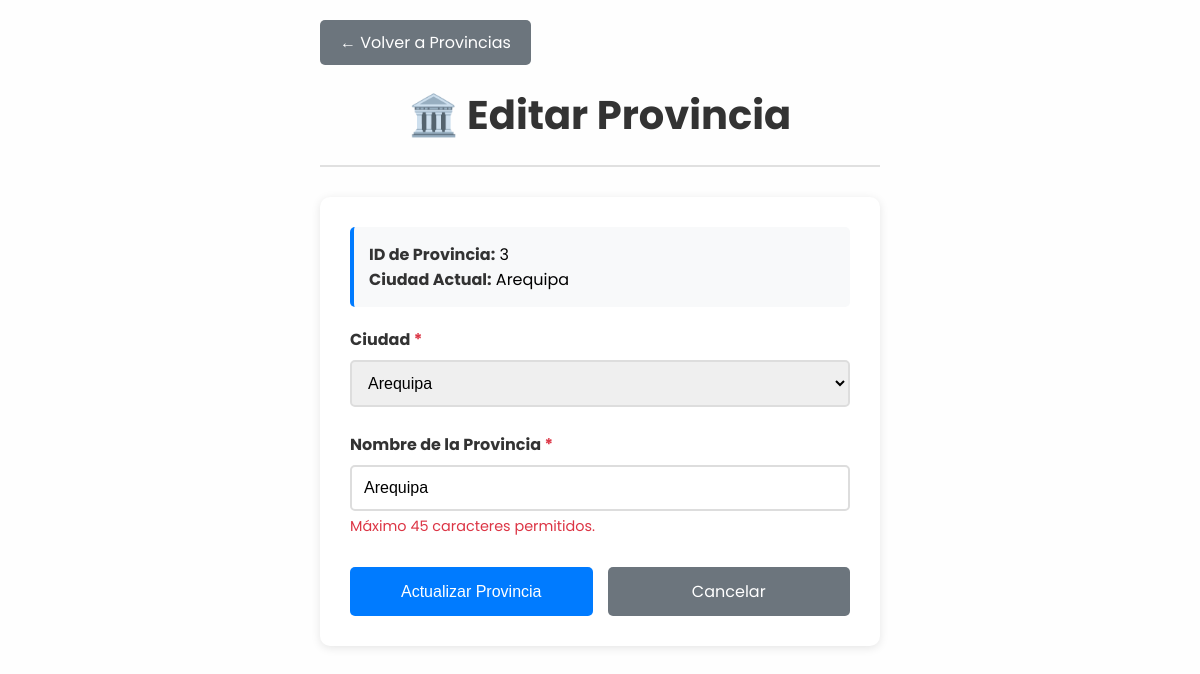
Page /admin/provincias/editar.php?id=3 (signed in) on the committed database.
### tables this page shows
CREATE TABLE IF NOT EXISTS `provincia` (
  `ID_PROVINCIA` INT NOT NULL AUTO_INCREMENT,
  `NOMBRE` VARCHAR(45) NOT NULL,
  `ID_CIUDAD` INT NOT NULL,
  PRIMARY KEY (`ID_PROVINCIA`),
  INDEX `fk_provincia_ciudad_idx` (`ID_CIUDAD` ASC),
  CONSTRAINT `fk_provincia_ciudad`
    FOREIGN KEY (`ID_CIUDAD`)
    REFERENCES `ciudad` (`ID_CIUDAD`)
    ON DELETE NO ACTION
    ON UPDATE NO ACTION);

CREATE TABLE IF NOT EXISTS `ciudad` (
  `ID_CIUDAD` INT NOT NULL AUTO_INCREMENT,
  `NOMBRE` VARCHAR(45) NOT NULL,
  PRIMARY KEY (`ID_CIUDAD`),
  UNIQUE INDEX `NOMBRE_UNIQUE` (`NOMBRE` ASC));

### admin/provincias/editar.php (the view, shortened to what this page needs)
<?php
$conexion = getConnection();
$error = '';
$id_provincia = $_GET['id'];
$get_query = "SELECT p.*, c.NOMBRE as CIUDAD_NOMBRE
              FROM provincia p
              INNER JOIN ciudad c ON p.ID_CIUDAD = c.ID_CIUDAD
              WHERE p.ID_PROVINCIA = ?";
$get_stmt = $conexion->prepare($get_query);
$get_stmt->bind_param("i", $id_provincia);
$get_stmt->execute();
$result = $get_stmt->get_result();
$provincia = $result->fetch_assoc();
$ciudades_query = "SELECT ID_CIUDAD, NOMBRE FROM ciudad ORDER BY NOMBRE";
$ciudades_result = $conexion->query($ciudades_query);
?>
<!DOCTYPE html>
<html lang="es">
<head>
    <link rel="stylesheet" href="../../style.css">
</head>
<body>
    <div class="admin-container">
        <a href="index.php" class="volver-btn">← Volver a Provincias</a>
        <div class="admin-header">
            <h1 class="admin-title">🏛️ Editar Provincia</h1>
        </div>
        <div class="form-container">
            <div class="provincia-info">
                <strong>ID de Provincia:</strong> <?php echo $provincia['ID_PROVINCIA']; ?><br>
                <strong>Ciudad Actual:</strong> <?php echo htmlspecialchars($provincia['CIUDAD_NOMBRE']); ?>
            </div>
            <form method="POST" action="">
                <div class="form-group">
                    <label for="id_ciudad" class="form-label">
                        Ciudad <span class="required">*</span>
                    </label>
                    <select id="id_ciudad"
                            name="id_ciudad"
                            class="form-select <?php echo $error && empty($_POST['id_ciudad']) ? 'error' : ''; ?>"
                            required>
                        <?php
                        $ciudades_result->data_seek(0);
                        while ($ciudad = $ciudades_result->fetch_assoc()):
                        ?>
                            <option value="<?php echo $ciudad['ID_CIUDAD']; ?>"
                                    <?php echo (isset($_POST['id_ciudad']) ? $_POST['id_ciudad'] : $provincia['ID_CIUDAD']) == $ciudad['ID_CIUDAD'] ? 'selected' : ''; ?>>
                                <?php echo htmlspecialchars($ciudad['NOMBRE']); ?>
                            </option>
                        <?php endwhile; ?>
                    </select>
                </div>
                <div class="form-group">
                    <label for="nombre" class="form-label">
                        Nombre de la Provincia <span class="required">*</span>
                    </label>
                    <input type="text"
                           id="nombre"
                           name="nombre"
                           class="form-input <?php echo $error ? 'error' : ''; ?>"
                           value="<?php echo isset($_POST['nombre']) ? htmlspecialchars($_POST['nombre']) : htmlspecialchars($provincia['NOMBRE']); ?>"
                           placeholder="Ej: Lima, Callao, Arequipa"
                           maxlength="45"
                           required>
                    <div class="error-message">
                        Máximo 45 caracteres permitidos.
                    </div>
                </div>
                <div class="form-buttons">
                    <button type="submit" class="btn-primary">Actualizar Provincia</button>
                    <a href="index.php" class="btn-secondary">Cancelar</a>
                </div>
            </form>
        </div>
    </div>
</body>
</html>

### style.css (style rules this page uses)
* { margin: 0; padding: 0; box-sizing: border-box; text-decoration: none; list-style: none; }
html { scroll-behavior: smooth; }
body { font-family: 'poppins', sans-serif; background-color: #fefefe; }
input { width: 450px; padding: 15px; border: 0; outline: none; margin-right: 10px; }

### admin/provincias/editar.php (style rules this page uses)
.admin-container { max-width: 600px; margin: 0 auto; padding: 20px; }
.admin-header { text-align: center; margin-bottom: 30px; padding-bottom: 20px; border-bottom: 2px solid #e0e0e0; }
.admin-title { font-size: 2.5em; color: #333; margin: 0; }
.form-container { background: white; padding: 30px; border-radius: 10px; box-shadow: 0 2px 10px rgba(0,0,0,0.1); }
.form-group { margin-bottom: 25px; }
.form-label { display: block; margin-bottom: 8px; font-weight: bold; color: #333; }
.form-input, .form-select { width: 100%; padding: 12px; border: 2px solid #ddd; border-radius: 5px; font-size: 16px; transition: border-color 0.3s; box-sizing: border-box; }
.error-message { color: #dc3545; font-size: 0.9em; margin-top: 5px; }
.form-buttons { display: flex; gap: 15px; margin-top: 30px; }
.btn-primary { background: #007bff; color: white; padding: 12px 30px; border: none; border-radius: 5px; font-size: 16px; cursor: pointer; flex: 1; transition: background 0.3s; }
.btn-secondary { background: #6c757d; color: white; padding: 12px 30px; border: none; border-radius: 5px; font-size: 16px; cursor: pointer; text-decoration: none; text-align: center; flex: 1; transition: background 0.3s; }
.volver-btn { background: #6c757d; color: white; padding: 10px 20px; text-decoration: none; border-radius: 5px; margin-bottom: 20px; display: inline-block; }
.required { color: #dc3545; }
.provincia-info { background: #f8f9fa; padding: 15px; border-radius: 5px; margin-bottom: 20px; border-left: 4px solid #007bff; }
.provincia-info strong { color: #333; }

### rows in the picture
provincia: ID_PROVINCIA "3", ID_CIUDAD.NOMBRE "Arequipa", id_ciudad "Arequipa", nombre "Arequipa"
